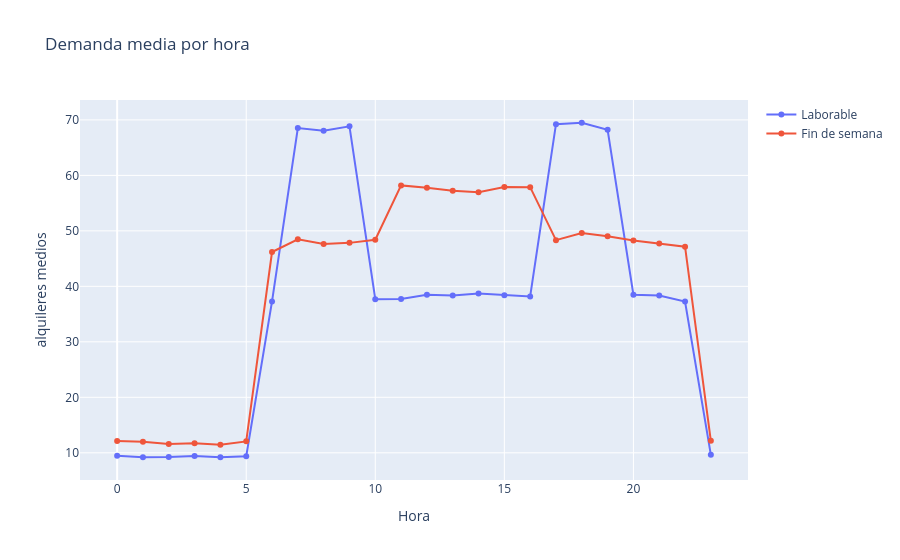

Notebook code cell kept with this figure:
### Code cell
# 2. Un gráfico que muestre la demanda media (total_rentals) por hour (y, si quieres, separando fin de semana / laborable).

# Aplico grouby para generar el grupo y de ahi poder calcular la media
demanda_hora = mobilityData.groupby(["hour", "is_weekend"])["total_rentals"].mean().reset_index()

# por hora 
demanda_hora["tipo_dia"] = demanda_hora["is_weekend"].map(
    {0: "Laborable", 1: "Fin de semana"}) # separando fin de semana / laborable

# dibujo:
fig = px.line(demanda_hora, x="hour", y="total_rentals", color="tipo_dia", markers=True,
              title="Demanda media por hora",
              labels={"hour": "Hora", "total_rentals": "alquileres medios", "tipo_dia": ""})

fig.show()

### Figure 1 — Plotly figure (JSON) as saved in the notebook; plotly's stock layout.template omitted (floating-point values rounded to 4 significant figures)
{"data": [{"hovertemplate": "=Laborable<br>Hora=%{x}<br>alquileres medios=%{y}<extra></extra>", "legendgroup": "Laborable", "line": {"color": "#636efa", "dash": "solid"}, "marker": {"symbol": "circle"}, "mode": "lines+markers", "name": "Laborable", "orientation": "v", "showlegend": true, "type": "scatter", "x": [0, 1, 2, 3, 4, 5, 6, 7, 8, 9, 10, 11, 12, 13, 14, 15, 16, 17, 18, 19, 20, 21, 22, 23], "xaxis": "x", "y": [9.45, 9.195, 9.238, 9.433, 9.203, 9.393, 37.28, 68.52, 68.05, 68.83, 37.68, 37.72, 38.48, 38.35, 38.7, 38.38, 38.18, 69.24, 69.49, 68.22, 38.48, 38.35, 37.26, 9.626], "yaxis": "y"}, {"hovertemplate": "=Fin de semana<br>Hora=%{x}<br>alquileres medios=%{y}<extra></extra>", "legendgroup": "Fin de semana", "line": {"color": "#EF553B", "dash": "solid"}, "marker": {"symbol": "circle"}, "mode": "lines+markers", "name": "Fin de semana", "orientation": "v", "showlegend": true, "type": "scatter", "x": [0, 1, 2, 3, 4, 5, 6, 7, 8, 9, 10, 11, 12, 13, 14, 15, 16, 17, 18, 19, 20, 21, 22, 23], "xaxis": "x", "y": [12.11, 11.97, 11.59, 11.71, 11.46, 12.06, 46.19, 48.49, 47.64, 47.84, 48.4, 58.19, 57.78, 57.22, 56.96, 57.88, 57.88, 48.32, 49.62, 49.02, 48.26, 47.71, 47.15, 12.16], "yaxis": "y"}], "layout": {"legend": {"title": {"text": ""}, "tracegroupgap": 0}, "title": {"text": "Demanda media por hora"}, "xaxis": {"anchor": "y", "domain": [0, 1], "title": {"text": "Hora"}}, "yaxis": {"anchor": "x", "domain": [0, 1], "title": {"text": "alquileres medios"}}}}
